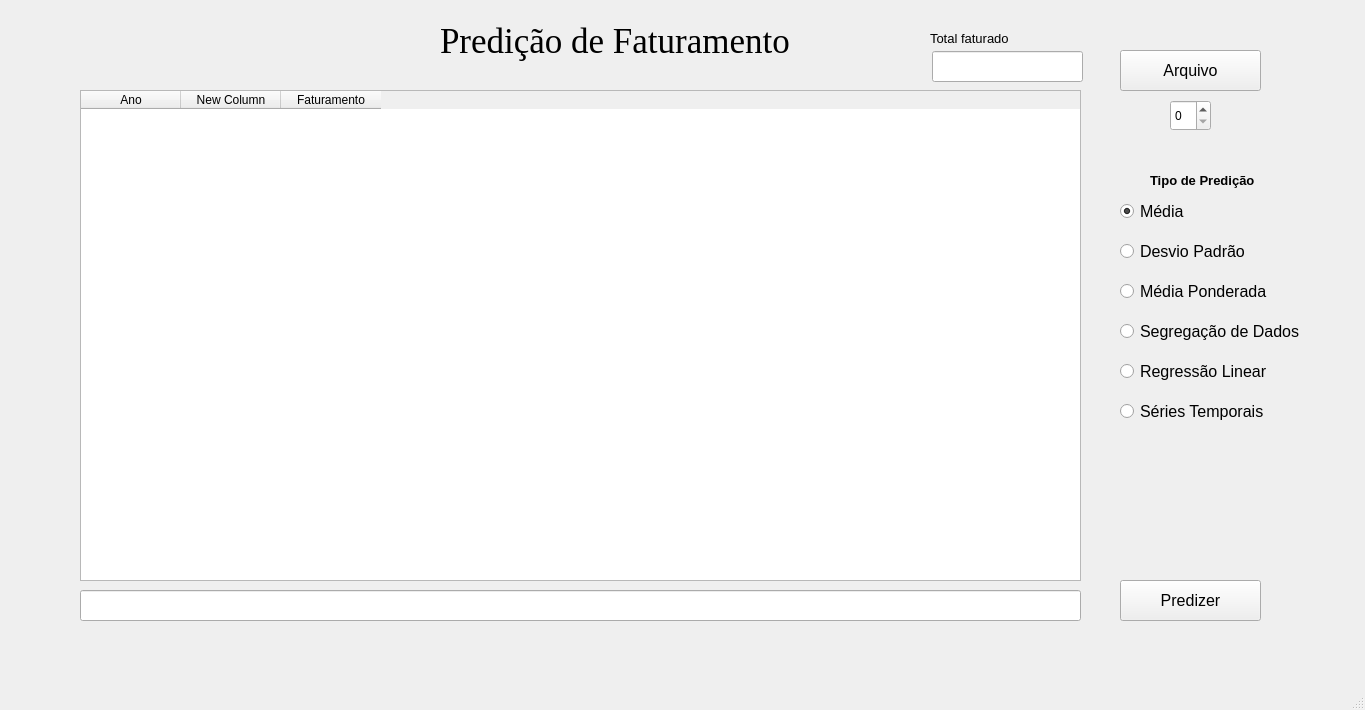
<?xml version="1.0" encoding="UTF-8"?>
<ui version="4.0">
 <class>MainWindow</class>
 <widget class="QMainWindow" name="MainWindow">
  <property name="geometry">
   <rect>
    <x>0</x>
    <y>0</y>
    <width>1365</width>
    <height>710</height>
   </rect>
  </property>
  <property name="windowTitle">
   <string>MainWindow</string>
  </property>
  <widget class="QWidget" name="centralwidget">
   <widget class="QPushButton" name="bt_arquivo">
    <property name="geometry">
     <rect>
      <x>1120</x>
      <y>50</y>
      <width>141</width>
      <height>41</height>
     </rect>
    </property>
    <property name="font">
     <font>
      <pointsize>12</pointsize>
     </font>
    </property>
    <property name="text">
     <string>Arquivo</string>
    </property>
   </widget>
   <widget class="QRadioButton" name="rb_media">
    <property name="geometry">
     <rect>
      <x>1120</x>
      <y>200</y>
      <width>68</width>
      <height>23</height>
     </rect>
    </property>
    <property name="font">
     <font>
      <pointsize>12</pointsize>
     </font>
    </property>
    <property name="text">
     <string>Média</string>
    </property>
    <property name="checked">
     <bool>true</bool>
    </property>
   </widget>
   <widget class="QRadioButton" name="rb_desvioPadrao">
    <property name="geometry">
     <rect>
      <x>1120</x>
      <y>240</y>
      <width>128</width>
      <height>23</height>
     </rect>
    </property>
    <property name="font">
     <font>
      <pointsize>12</pointsize>
     </font>
    </property>
    <property name="text">
     <string>Desvio Padrão</string>
    </property>
   </widget>
   <widget class="QRadioButton" name="rb_mediaPonderada">
    <property name="geometry">
     <rect>
      <x>1120</x>
      <y>280</y>
      <width>148</width>
      <height>23</height>
     </rect>
    </property>
    <property name="font">
     <font>
      <pointsize>12</pointsize>
     </font>
    </property>
    <property name="text">
     <string>Média Ponderada</string>
    </property>
   </widget>
   <widget class="QRadioButton" name="rb_segregacaoDados">
    <property name="geometry">
     <rect>
      <x>1120</x>
      <y>320</y>
      <width>179</width>
      <height>23</height>
     </rect>
    </property>
    <property name="font">
     <font>
      <pointsize>12</pointsize>
     </font>
    </property>
    <property name="text">
     <string>Segregação de Dados</string>
    </property>
   </widget>
   <widget class="QRadioButton" name="rb_regressaoLinear">
    <property name="geometry">
     <rect>
      <x>1120</x>
      <y>360</y>
      <width>147</width>
      <height>23</height>
     </rect>
    </property>
    <property name="font">
     <font>
      <pointsize>12</pointsize>
     </font>
    </property>
    <property name="text">
     <string>Regressão Linear</string>
    </property>
   </widget>
   <widget class="QRadioButton" name="rb_serieTemporais">
    <property name="geometry">
     <rect>
      <x>1120</x>
      <y>400</y>
      <width>149</width>
      <height>23</height>
     </rect>
    </property>
    <property name="font">
     <font>
      <pointsize>12</pointsize>
     </font>
    </property>
    <property name="text">
     <string>Séries Temporais</string>
    </property>
   </widget>
   <widget class="QPushButton" name="bt_predizer">
    <property name="geometry">
     <rect>
      <x>1120</x>
      <y>580</y>
      <width>141</width>
      <height>41</height>
     </rect>
    </property>
    <property name="font">
     <font>
      <pointsize>12</pointsize>
     </font>
    </property>
    <property name="text">
     <string>Predizer</string>
    </property>
   </widget>
   <widget class="QLineEdit" name="txt_predicao">
    <property name="geometry">
     <rect>
      <x>80</x>
      <y>590</y>
      <width>1001</width>
      <height>31</height>
     </rect>
    </property>
    <property name="font">
     <font>
      <pointsize>12</pointsize>
     </font>
    </property>
   </widget>
   <widget class="QLabel" name="lb_predicaoFaturamento">
    <property name="geometry">
     <rect>
      <x>440</x>
      <y>-10</y>
      <width>561</width>
      <height>101</height>
     </rect>
    </property>
    <property name="font">
     <font>
      <family>Times New Roman</family>
      <pointsize>26</pointsize>
     </font>
    </property>
    <property name="text">
     <string>Predição de Faturamento</string>
    </property>
   </widget>
   <widget class="QLineEdit" name="txt_totalFaturado">
    <property name="geometry">
     <rect>
      <x>932</x>
      <y>51</y>
      <width>151</width>
      <height>31</height>
     </rect>
    </property>
    <property name="font">
     <font>
      <pointsize>12</pointsize>
     </font>
    </property>
   </widget>
   <widget class="QLabel" name="lb_totalFaturado">
    <property name="geometry">
     <rect>
      <x>930</x>
      <y>30</y>
      <width>111</width>
      <height>16</height>
     </rect>
    </property>
    <property name="font">
     <font>
      <pointsize>10</pointsize>
     </font>
    </property>
    <property name="text">
     <string>Total faturado</string>
    </property>
   </widget>
   <widget class="QSpinBox" name="sd_colunas">
    <property name="geometry">
     <rect>
      <x>1170</x>
      <y>100</y>
      <width>41</width>
      <height>31</height>
     </rect>
    </property>
   </widget>
   <widget class="QLabel" name="lb_tipoPredicao">
    <property name="geometry">
     <rect>
      <x>1150</x>
      <y>170</y>
      <width>111</width>
      <height>21</height>
     </rect>
    </property>
    <property name="font">
     <font>
      <pointsize>10</pointsize>
      <weight>75</weight>
      <bold>true</bold>
     </font>
    </property>
    <property name="text">
     <string>Tipo de Predição</string>
    </property>
   </widget>
   <widget class="QTableWidget" name="tb_faturamento">
    <property name="geometry">
     <rect>
      <x>80</x>
      <y>90</y>
      <width>1001</width>
      <height>491</height>
     </rect>
    </property>
    <column>
     <property name="text">
      <string>Ano</string>
     </property>
    </column>
    <column>
     <property name="text">
      <string>New Column</string>
     </property>
    </column>
    <column>
     <property name="text">
      <string>Faturamento</string>
     </property>
    </column>
   </widget>
  </widget>
  <widget class="QMenuBar" name="menubar">
   <property name="geometry">
    <rect>
     <x>0</x>
     <y>0</y>
     <width>1365</width>
     <height>26</height>
    </rect>
   </property>
  </widget>
  <widget class="QStatusBar" name="statusbar"/>
 </widget>
 <resources/>
 <connections/>
</ui>
